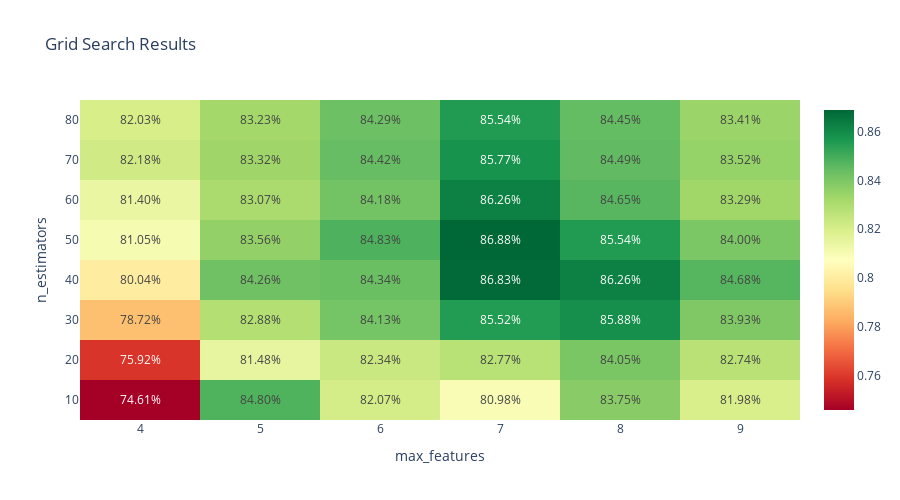

The notebook cell this image was saved under:
### Code cell
import pandas as pd
import plotly.graph_objects as go

# Assuming that grid_search.cv_results_ is defined elsewhere and contains the grid search results
cv_results = pd.DataFrame(grid_search.cv_results_)

cv_results['param_n_estimators'] = cv_results['param_n_estimators'].astype(int)
cv_results['param_max_features'] = cv_results['param_max_features'].astype(str)

pivot_df = cv_results.pivot(index='param_n_estimators', columns='param_max_features', values='mean_test_score')

pivot_df.index = pivot_df.index.astype(str)
pivot_df.columns = pivot_df.columns.astype(str)

# Create a new DataFrame to hold the percentage format text
text = [[f"{val:.2%}" for val in row] for row in pivot_df.values]

fig = go.Figure(data=go.Heatmap(
    z=pivot_df.values,
    x=pivot_df.columns.tolist(),
    y=pivot_df.index.tolist(),
    colorscale='RdYlGn',
    reversescale=False,
    text=text,  # Add the percentage text
    texttemplate="%{text}",  # Use the text from the text argument
    hoverinfo="z+text"  # Show the percentage text on hover
))

fig.update_layout(
    title='Grid Search Results',
    xaxis_title='max_features',
    yaxis_title='n_estimators',
    height=500
)

fig.show()

### Figure 1 — Plotly figure (JSON) as saved in the notebook; plotly's stock layout.template omitted (floating-point values rounded to 4 significant figures)
{"data": [{"colorscale": [[0, "rgb(165,0,38)"], [0.1, "rgb(215,48,39)"], [0.2, "rgb(244,109,67)"], [0.3, "rgb(253,174,97)"], [0.4, "rgb(254,224,139)"], [0.5, "rgb(255,255,191)"], [0.6, "rgb(217,239,139)"], [0.7, "rgb(166,217,106)"], [0.8, "rgb(102,189,99)"], [0.9, "rgb(26,152,80)"], [1, "rgb(0,104,55)"]], "hoverinfo": "z+text", "reversescale": false, "text": [["74.61%", "84.80%", "82.07%", "80.98%", "83.75%", "81.98%"], ["75.92%", "81.48%", "82.34%", "82.77%", "84.05%", "82.74%"], ["78.72%", "82.88%", "84.13%", "85.52%", "85.88%", "83.93%"], ["80.04%", "84.26%", "84.34%", "86.83%", "86.26%", "84.68%"], ["81.05%", "83.56%", "84.83%", "86.88%", "85.54%", "84.00%"], ["81.40%", "83.07%", "84.18%", "86.26%", "84.65%", "83.29%"], ["82.18%", "83.32%", "84.42%", "85.77%", "84.49%", "83.52%"], ["82.03%", "83.23%", "84.29%", "85.54%", "84.45%", "83.41%"]], "texttemplate": "%{text}", "type": "heatmap", "x": ["4", "5", "6", "7", "8", "9"], "y": ["10", "20", "30", "40", "50", "60", "70", "80"], "z": [[0.7461, 0.848, 0.8207, 0.8098, 0.8375, 0.8198], [0.7592, 0.8148, 0.8234, 0.8277, 0.8405, 0.8274], [0.7872, 0.8288, 0.8413, 0.8552, 0.8588, 0.8393], [0.8004, 0.8426, 0.8434, 0.8683, 0.8626, 0.8468], [0.8105, 0.8356, 0.8483, 0.8688, 0.8554, 0.84], [0.814, 0.8307, 0.8418, 0.8626, 0.8465, 0.8329], [0.8218, 0.8332, 0.8442, 0.8577, 0.8449, 0.8352], [0.8203, 0.8323, 0.8429, 0.8554, 0.8445, 0.8341]]}], "layout": {"height": 500, "title": {"text": "Grid Search Results"}, "xaxis": {"title": {"text": "max_features"}}, "yaxis": {"title": {"text": "n_estimators"}}}}
